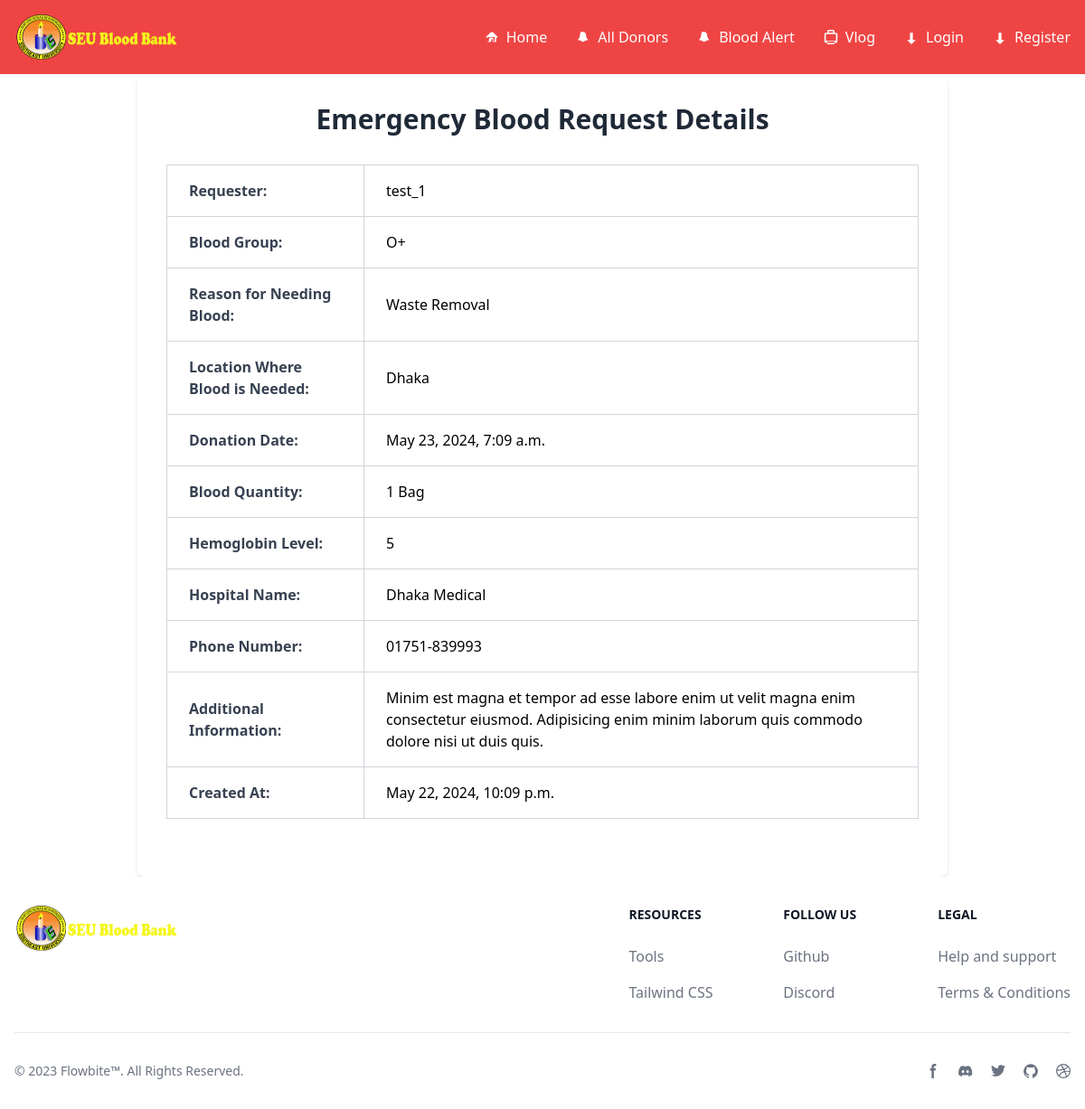
/donors/emergency-blood-requests-details/11/, run on the app's committed database.
### donationcenters/models.py (models this page shows, shortened)
class EmergencyBloodRequest(models.Model):
    requester = models.ForeignKey(User, on_delete=models.CASCADE)
    blood_group = models.CharField(max_length=200, choices=BLOOD_GROUP, null=True)
    why_need = models.CharField(max_length=200, choices=BLOOD_NEED, null=True)
    where_need = models.CharField(max_length=200, null=True)
    donation_date = models.DateTimeField(null=True)
    blood_quantity = models.CharField(max_length=200, choices=blood_bag_quantity, null=True)
    hemoglobin_level = models.CharField(max_length=10, choices=blood_hemoglobin_levels, null=True)
    hospital_name = models.CharField(max_length=200, null=True)
    phone_number = models.CharField(max_length=20, null=True)
    additional_information = models.TextField(null=True)
    is_donate = models.BooleanField(default=False,null=True)
    created_at = models.DateTimeField(auto_now_add=True,null=True)

### donationcenters/views.py (the view)
# urls.py: path('emergency-blood-requests-details/<int:pk>/', views.emergency_blood_request_details, name='emergency-blood-details'),
def emergency_blood_request_details(request, pk):
    blood_request = get_object_or_404(EmergencyBloodRequest, pk=pk)
    return render(request, 'donationcenters/emergengy_blood_request_details.html', {'blood_request': blood_request})

### donationcenters/templates/donationcenters/emergengy_blood_request_details.html (shortened to what this page needs)
{% extends "base.html" %}
{% block body %}
<div class="max-w-4xl mx-auto bg-white shadow-md rounded-lg overflow-hidden">
  <div class="p-8">
    <h2 class="text-3xl font-bold mb-8 text-center text-gray-800">Emergency Blood Request Details</h2>
    <table class="w-full border border-gray-300 mb-8">
      <tr class="border-b border-gray-300">
        <td class="font-semibold text-gray-700 border-r border-gray-300 py-4 px-6 text-left">Requester:</td>
        <td class="border-r border-gray-300 py-4 px-6 text-left">{{ blood_request.requester }}</td>
      </tr>
      <tr class="border-b border-gray-300">
        <td class="font-semibold text-gray-700 border-r border-gray-300 py-4 px-6 text-left">Blood Group:</td>
        <td class="border-r border-gray-300 py-4 px-6 text-left">{{ blood_request.get_blood_group_display }}</td>
      </tr>
      <tr class="border-b border-gray-300">
        <td class="font-semibold text-gray-700 border-r border-gray-300 py-4 px-6 text-left">Reason for Needing Blood:</td>
        <td class="border-r border-gray-300 py-4 px-6 text-left">{{ blood_request.get_why_need_display }}</td>
      </tr>
      <tr class="border-b border-gray-300">
        <td class="font-semibold text-gray-700 border-r border-gray-300 py-4 px-6 text-left">Location Where Blood is Needed:</td>
        <td class="border-r border-gray-300 py-4 px-6 text-left">{{ blood_request.where_need }}</td>
      </tr>
      <tr class="border-b border-gray-300">
        <td class="font-semibold text-gray-700 border-r border-gray-300 py-4 px-6 text-left">Donation Date:</td>
        <td class="border-r border-gray-300 py-4 px-6 text-left">{{ blood_request.donation_date }}</td>
      </tr>
      <tr class="border-b border-gray-300">
        <td class="font-semibold text-gray-700 border-r border-gray-300 py-4 px-6 text-left">Blood Quantity:</td>
        <td class="border-r border-gray-300 py-4 px-6 text-left">{{ blood_request.blood_quantity }}</td>
      </tr>
      <tr class="border-b border-gray-300">
        <td class="font-semibold text-gray-700 border-r border-gray-300 py-4 px-6 text-left">Hemoglobin Level:</td>
        <td class="border-r border-gray-300 py-4 px-6 text-left">{{ blood_request.hemoglobin_level }}</td>
      </tr>
      <tr class="border-b border-gray-300">
        <td class="font-semibold text-gray-700 border-r border-gray-300 py-4 px-6 text-left">Hospital Name:</td>
        <td class="border-r border-gray-300 py-4 px-6 text-left">{{ blood_request.hospital_name }}</td>
      </tr>
      <tr class="border-b border-gray-300">
        <td class="font-semibold text-gray-700 border-r border-gray-300 py-4 px-6 text-left">Phone Number:</td>
        <td class="border-r border-gray-300 py-4 px-6 text-left">{{ blood_request.phone_number }}</td>
      </tr>
      <tr class="border-b border-gray-300">
        <td class="font-semibold text-gray-700 border-r border-gray-300 py-4 px-6 text-left">Additional Information:</td>
        <td class="border-r border-gray-300 py-4 px-6 text-left">{{ blood_request.additional_information }}</td>
      </tr>
      <tr class="border-b border-gray-300">
        <td class="font-semibold text-gray-700 border-r border-gray-300 py-4 px-6 text-left">Created At:</td>
        <td class="border-r border-gray-300 py-4 px-6 text-left">{{ blood_request.created_at }}</td>
      </tr>
    </table>
  </div>
</div>
{% endblock %}

### data on the page
EmergencyBloodRequest: requester "test_1", blood_group "O+", why_need "Waste Removal", where_need "Dhaka", donation_date "May 23, 2024, 7:09 a.m.", blood_quantity "1 Bag", hemoglobin_level "5", hospital_name "Dhaka Medical", phone_number "01751-839993", additional_information "Minim est magna et tempor ad esse labore enim ut velit magna enim consectetur eiusmod. Adipisicing enim minim laborum quis commodo dolore nisi ut duis quis.", created_at "May 22, 2024, 10:09 p.m."
